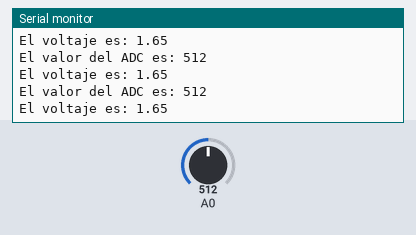
This sketch was run on a simulated Arduino Uno, built with avr-gcc and run on an emulated ATmega328P. Parts: the last lines printed to the serial monitor. The inputs (shaded band) are chosen by the test bench; at power-on: A0 = 512.

Above: at 1.2 s.
1.3 s: A0 set to 716
At 1.82 s:
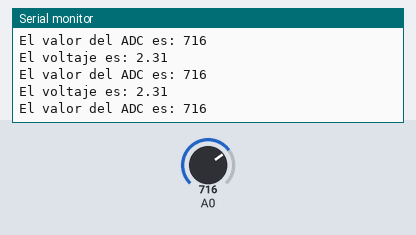
2.8 s: A0 set to 900
At 2.83 s:
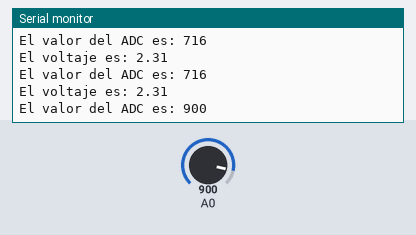
Timing chart, 0 to 5.8 s (numbered marks = the images above; inputs shaded):
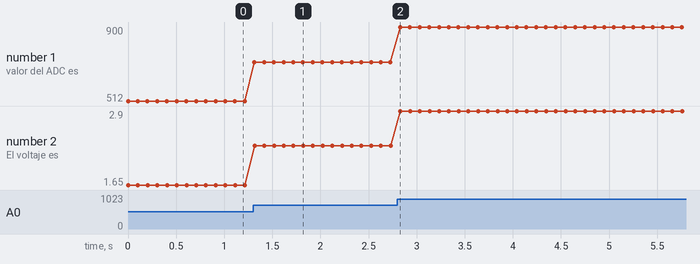

Measured:
- after the input at 1.3 s, the serial monitor: prints a new line at once (image 1)
- after the input at 2.8 s, the serial monitor: prints a new line at once (image 2)
- plotted number 1: 512 → 716 after the input at 1.3 s, 716 → 900 after the input at 2.8 s
- plotted number 2: 1.65 → 2.31 after the input at 1.3 s, 2.31 → 2.9 after the input at 2.8 s

The sketch:

p5_2-adc.ino
```cpp
void setup()
{
  Serial.begin(115200);
}

void loop()
{
  int value = analogRead(A0);
  Serial.print("El valor del ADC es: ");
  Serial.println(value);

  float voltage = value * (3.3 / 1024);
  Serial.print("El voltaje es: ");
  Serial.println(voltage);
  delay(100);
}
```
